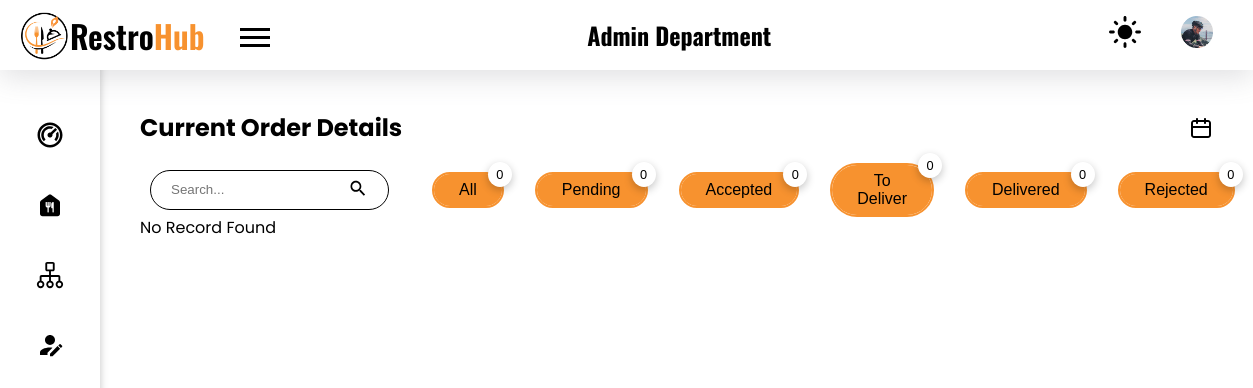
The app's page /admin/order-details.php (signed in), older data.
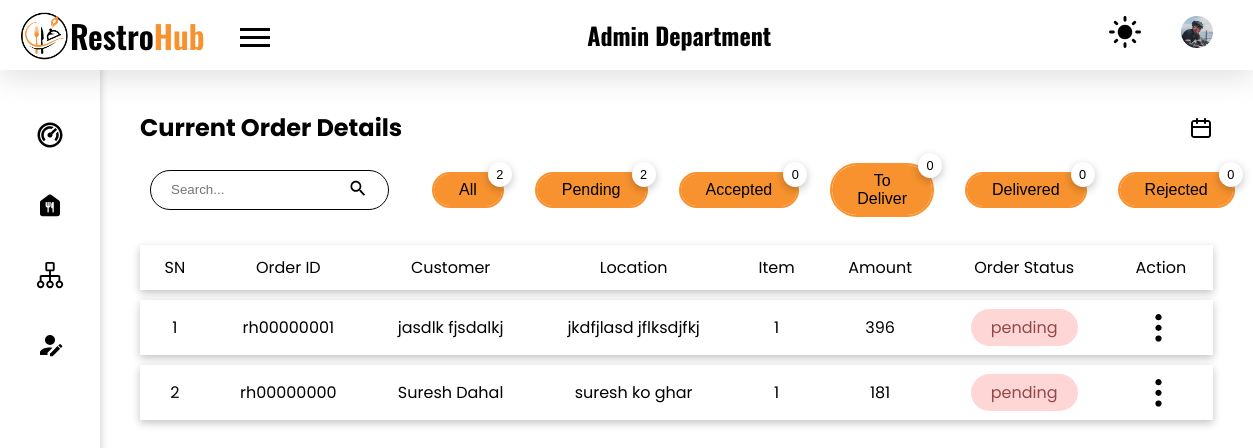
The same page, newer data.
### tables this page shows
CREATE TABLE `orders` (
  `id` int(11) NOT NULL,
  `c_id` int(11) NOT NULL,
  `track_id` varchar(10) NOT NULL,
  `o_c_id` int(11) NOT NULL,
  `qty` int(11) NOT NULL,
  `f_id` int(11) NOT NULL,
  `total_price` int(10) NOT NULL,
  `note` varchar(100) DEFAULT NULL,
  `payment_method` varchar(10) NOT NULL,
  `delivery_date` date DEFAULT NULL,
  `delivery_time` time DEFAULT NULL,
  `date` datetime NOT NULL
);

CREATE TABLE `order_contact_details` (
  `o_c_id` int(11) NOT NULL,
  `address` varchar(50) NOT NULL,
  `phone` varchar(10) NOT NULL,
  `c_name` varchar(30) NOT NULL
);

CREATE TABLE `aos` (
  `aos_id` int(11) NOT NULL,
  `order_id` int(11) NOT NULL,
  `status` varchar(15) NOT NULL,
  `date` datetime NOT NULL DEFAULT current_timestamp()
);

### admin/order-details.php (the view, shortened to what the rows shown need)
<!DOCTYPE html>
<html lang="en">
<head>
    <link rel="stylesheet" href="../styles/style.css">
</head>
<body>
    <?php
    require("./components/header.php");
    ?>
    <main class="admin_dashboard_body">
        <section class="dashboard_inner-head flex items-center">
            <h2>Current Order Details</h2>
        </section>
                <?php
                $sql = "select id from orders where Date(date) = CURDATE() group by orders.c_id, orders.date";
                ?>
        <?php
        require("../config.php");
        if (isset($_SESSION['filter-by']) && $_SESSION['filter-by'] != 'all' && $_SESSION['filter-by'] != "") {
            $filter_by = $_SESSION['filter-by'];
            if ($filter_by == 'delivering' || $filter_by == 'prepared') {
                $sql = "select count(orders.id) as total_item_bought,
                        orders.id,
                        orders.c_id,
                        orders.qty,
                        orders.track_id,
                        sum(orders.total_price) as total_price,
                        orders.note,
                        orders.date,
                        orders.f_id,
                        order_contact_details.address,
                        order_contact_details.phone,
                        order_contact_details.c_name,
                        aos.aos_id,
                        aos.status
                        from orders
                        inner join order_contact_details on orders.o_c_id = order_contact_details.o_c_id
                        inner join aos on orders.id = aos.order_id
                        where aos.status in ('prepared', 'delivering') and
                        Date(orders.date) = CURDATE()
                        group by orders.date, orders.c_id
                        order by orders.id desc";
            } else {
                $sql =
                    "select count(orders.id) as total_item_bought,
                        orders.id,
                        orders.c_id,
                        orders.qty,
                        orders.track_id,
                        sum(orders.total_price) as total_price,
                        orders.note,
                        orders.date,
                        orders.f_id,
                        order_contact_details.address,
                        order_contact_details.phone,
                        order_contact_details.c_name,
                        aos.aos_id,
                        aos.status
                        from orders
                        inner join order_contact_details on orders.o_c_id = order_contact_details.o_c_id
                        inner join aos on orders.id = aos.order_id
                        where aos.status = '$filter_by' and
                        Date(orders.date) = CURDATE()
                        group by orders.date, orders.c_id
                        order by orders.id desc";
            }
        } else {
            $sql = "select count(orders.id) as total_item_bought,
                    orders.id,
                    orders.c_id,
                    orders.qty,
                    orders.track_id,
                    sum(orders.total_price) as total_price,
                    orders.note,
                    orders.date,
                    orders.f_id,
                    order_contact_details.address,
                    order_contact_details.phone,
                    order_contact_details.c_name,
                    aos.aos_id,
                    aos.status
                    from orders
                    inner join order_contact_details on orders.o_c_id = order_contact_details.o_c_id
                    inner join aos on orders.id = aos.order_id
                    where Date(orders.date) = CURDATE()
                    group by orders.date, orders.c_id
                    order by orders.id desc
                    ";
        }
        $result = mysqli_query($conn, $sql) or die("Query Failed");
        if (mysqli_num_rows($result) > 0) {
        ?>
            <table class="mt-20">
                <tr class="shadow">
                    <th>SN</th>
                    <th>Order ID</th>
                    <th>Customer</th>
                    <th>Location</th>
                    <th>Item</th>
                    <th>Amount</th>
                    <th>Order Status</th>
                    <th>Action</th>
                </tr>
                <?php
                $i = 0;
                while ($row = mysqli_fetch_assoc($result)) {
                    $i++;
                    $cid = $row['c_id'];
                    $id = $row['track_id'];
                ?>
                    <tr class="shadow pointer" onclick="redirectToViewPage('<?php echo base64_encode(serialize($cid)); ?>', '<?php echo base64_encode(serialize($id)); ?>');">
                        <td><?php echo $i; ?></td>
                        <td>
                            <?php echo $row['track_id']; ?>
                        </td>
                        <td><?php echo $row['c_name']; ?></td>
                        <td><?php echo $row['address']; ?></td>
                        <td><?php echo $row['total_item_bought']; ?></td>
                        <td><?php echo $row['total_price']; ?></td>
                        <td><span class="<?php echo $row['status']; ?> border-curve-lg p_7-20"><?php echo $row['status']; ?></span></td>
                        <td class="table_action_container">
                            <button class="no_bg no_outline table_option-menu">
                                <img src="../images//ic_options.svg" alt="options menu">
                            </button>
                        </td>
                    </tr>
                <?php } ?>
            </table>
        <?php
        } else {
            echo "No Record Found";
        }
        ?>
    </main>
</body>
</html>

Row changes from the older to the newer data that the page shows:
added orders: track "rh00000001", o_c.c_name "jasdlk fjsdalkj", o_c.address "jkdfjlasd jflksdjfkj", total_item_bought "1", total_price "396", aos.status "pending"
added orders: track "rh00000000", o_c.c_name "Suresh Dahal", o_c.address "suresh ko ghar", total_item_bought "1", total_price "181", aos.status "pending"
Text that changed along with them:
$count: "0" → "2"
$count_pending: "0" → "2"
text no longer shown: "No Record Found"
text now shown: "SN Order ID Customer Location Item Amount Order Status Action"
